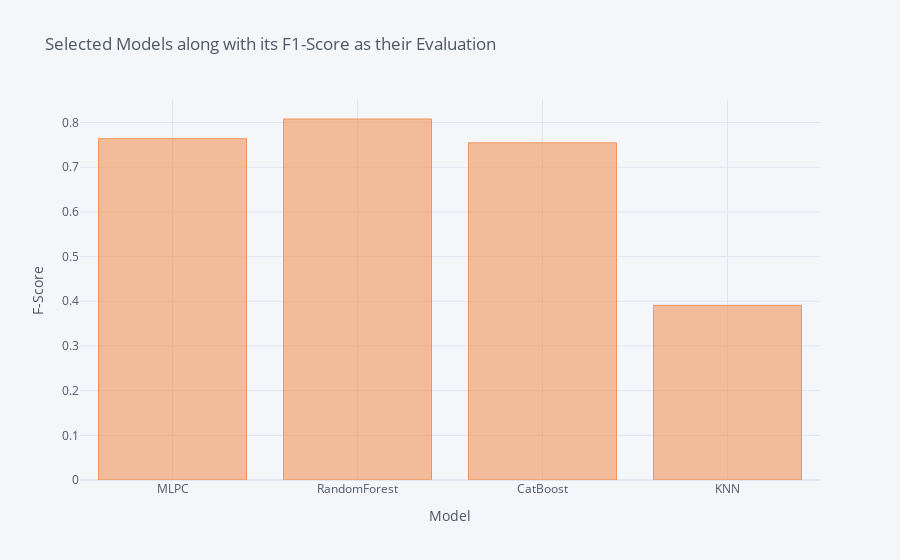
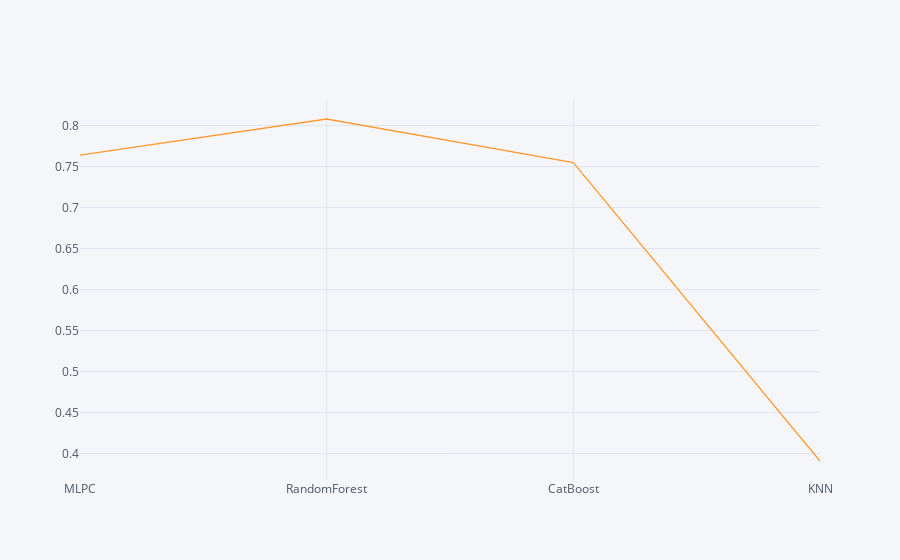

Notebook source saved alongside these figures, in order:
### Markdown cell above
## **`📌 EDA of Tuned Hyperparameters Model`**

### Code cell
tuned_model_f1.iplot(kind='bar', title='Selected Models along with its F1-Score as their Evaluation', yTitle='F-Score', xTitle="Model", colors="#f0955b")
tuned_model_f1.iplot(kind='line')

### Figure 1 — Plotly figure (JSON) as saved in the notebook; plotly's stock layout.template omitted (floating-point values rounded to 4 significant figures)
{"data": [{"marker": {"color": "rgba(240, 149, 91, 0.6)", "line": {"color": "rgba(240, 149, 91, 1.0)", "width": 1}}, "name": "None", "orientation": "v", "text": "", "type": "bar", "x": ["MLPC", "RandomForest", "CatBoost", "KNN"], "y": [0.7639, 0.808, 0.7547, 0.3909]}], "layout": {"autosize": true, "legend": {"bgcolor": "#F5F6F9", "font": {"color": "#4D5663"}}, "paper_bgcolor": "#F5F6F9", "plot_bgcolor": "#F5F6F9", "title": {"font": {"color": "#4D5663"}, "text": "Selected Models along with its F1-Score as their Evaluation"}, "xaxis": {"autorange": true, "gridcolor": "#E1E5ED", "range": [-0.5, 3.5], "showgrid": true, "tickfont": {"color": "#4D5663"}, "title": {"font": {"color": "#4D5663"}, "text": "Model"}, "type": "category", "zerolinecolor": "#E1E5ED"}, "yaxis": {"autorange": true, "gridcolor": "#E1E5ED", "range": [0, 0.8505], "showgrid": true, "tickfont": {"color": "#4D5663"}, "title": {"font": {"color": "#4D5663"}, "text": "F-Score"}, "type": "linear", "zerolinecolor": "#E1E5ED"}}}

### Figure 2 — Plotly figure (JSON) as saved in the notebook; plotly's stock layout.template omitted (floating-point values rounded to 4 significant figures)
{"data": [{"line": {"color": "rgba(255, 153, 51, 1.0)", "dash": "solid", "shape": "linear", "width": 1.3}, "mode": "lines", "name": "None", "text": "", "type": "scatter", "x": ["MLPC", "RandomForest", "CatBoost", "KNN"], "y": [0.7639, 0.808, 0.7547, 0.3909]}], "layout": {"autosize": true, "legend": {"bgcolor": "#F5F6F9", "font": {"color": "#4D5663"}}, "paper_bgcolor": "#F5F6F9", "plot_bgcolor": "#F5F6F9", "title": {"font": {"color": "#4D5663"}}, "xaxis": {"autorange": true, "gridcolor": "#E1E5ED", "range": [0, 3], "showgrid": true, "tickfont": {"color": "#4D5663"}, "title": {"font": {"color": "#4D5663"}, "text": ""}, "type": "category", "zerolinecolor": "#E1E5ED"}, "yaxis": {"autorange": true, "gridcolor": "#E1E5ED", "range": [0.3677, 0.8312], "showgrid": true, "tickfont": {"color": "#4D5663"}, "title": {"font": {"color": "#4D5663"}, "text": ""}, "type": "linear", "zerolinecolor": "#E1E5ED"}}}
